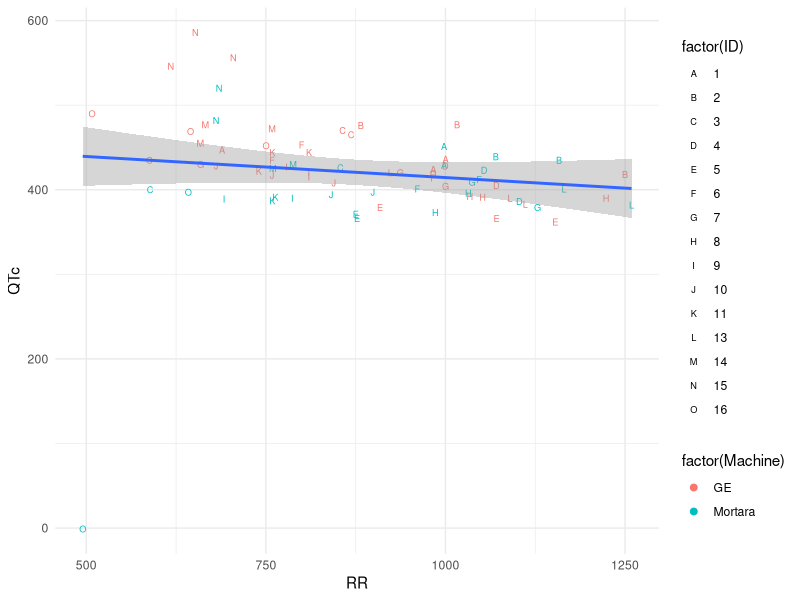

Source code (R):
library(readr)
library(dplyr)
library(ggplot2)

obs = read_csv2('data/clean.csv')[1:19] %>%
  rename_all(make.names) %>%
  group_by(ID, seq.nr) %>%
  slice(1) %>%
  ungroup() %>%
  #filter(interference == 0) %>%
  mutate(QT_ARI = ARI + 2 * dARI) %>%
  select(ID, Machine, seq.nr, RR = RR.interval, QT = external.QT, QTc = external.QTc, QT_ARI) %>%
  mutate(
    QT_ARIc_bazette = round( QT_ARI / (RR / 1000)^(1/2) ), 
    QT_ARIc_lm = round(predict(lm(data = ., QT_ARI ~ RR), .)),
    QTc_lm = round(predict(lm(data = ., QT ~ RR), .))
    )
  
  



ggplot(data = obs, aes(RR, QTc)) + 
  geom_point(aes(color = factor(Machine), shape = factor(ID)), size = 2) + 
  scale_shape_manual(values= LETTERS[1:19]) +
  geom_smooth(method = 'lm') + 
  theme_minimal()
